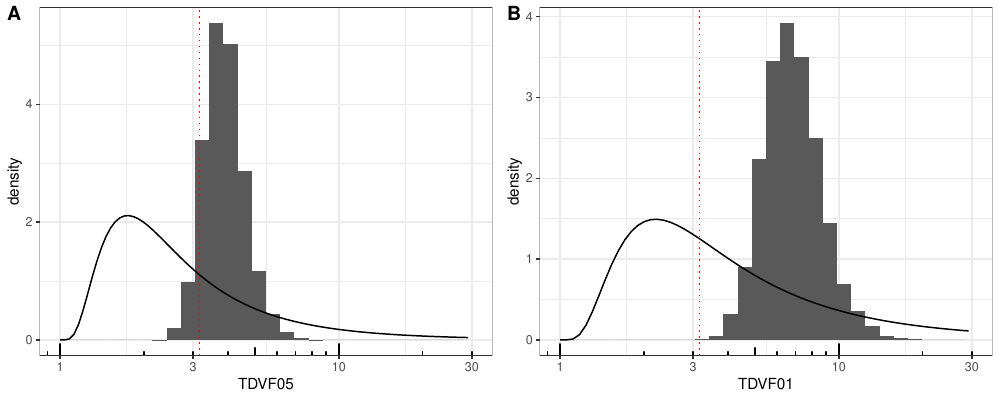

This figure's R source:
library("ggpubr")
TDVF <- ggarrange(TDVF05, TDVF01, 
                  labels = c("A", "B"),
                  ncol = 2, nrow = 1)
ggsave("TDVF_figure.pdf", plot=TDVF, scale=0.5, width=20, height=8)
